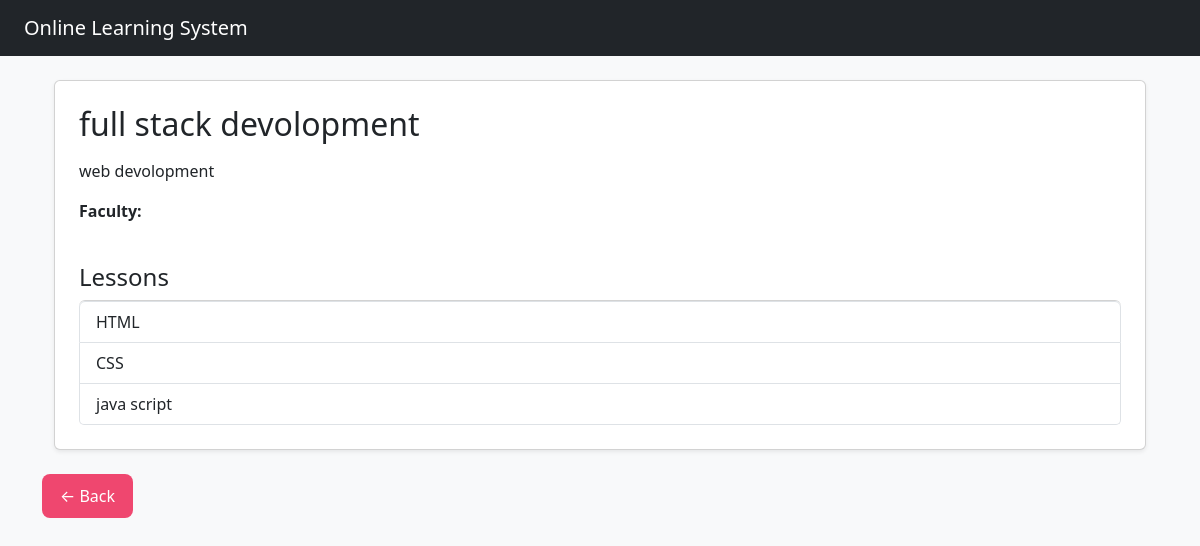
/courses/course/1/, run on an earlier commit of the app's database.
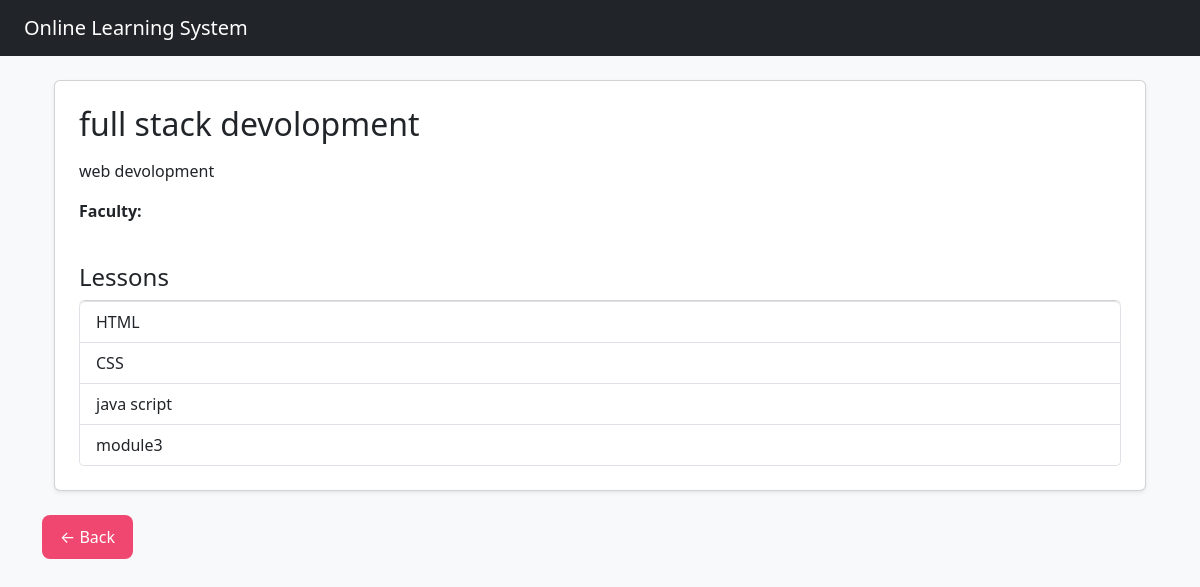
And on a later commit of the database.
### courses/models.py (models this page shows, shortened)
class Lesson(models.Model):
    course = models.ForeignKey(
        Course,
        on_delete=models.CASCADE,
        related_name='lessons'
    )
    title = models.CharField(max_length=100)
    content = models.TextField()
    video_url = models.URLField(blank=True, null=True)

### courses/views.py (the view, shortened to what this page needs)
# urls.py: path('course/<int:course_id>/', views.course_detail, name='course-detail'),
def course_detail(request, course_id):
    course = get_object_or_404(Course, id=course_id)
    lessons = Lesson.objects.filter(course=course)
    is_enrolled = False
    completed_lessons = []
    progress = 0
    context = {
        "course": course,
        "lessons": lessons,
        "is_enrolled": is_enrolled,
        "completed_lessons": completed_lessons,
        "progress": progress,   # use this in template
    }
    return render(request, "courses/course_detail.html", context)

### courses/templates/courses/course_detail.html (shortened to what this page needs)
{% extends 'base.html' %}
{% block content %}
<div class="container mt-4">
    <div class="card shadow-sm p-4">
        <h2 class="mb-3">{{ course.title }}</h2>
        <p>{{ course.description }}</p>
        <p><strong>Faculty:</strong> {{ course.faculty.username }}</p>
        <h4 class="mt-4">Lessons</h4>
        <ul class="list-group">
            {% for lesson in lessons %}
                <li class="list-group-item d-flex justify-content-between align-items-center">
                    <a href="{% url 'courses:lesson-detail' lesson.id %}" class="text-decoration-none text-dark">
                        {{ lesson.title }}
                    </a>
                </li>
            {% empty %}
                <li class="list-group-item">No lessons available yet.</li>
            {% endfor %}
        </ul>
    </div>
</div>
{% endblock %}

What changed in the data, as far as the page shows it:
added Lesson: title "module3"
